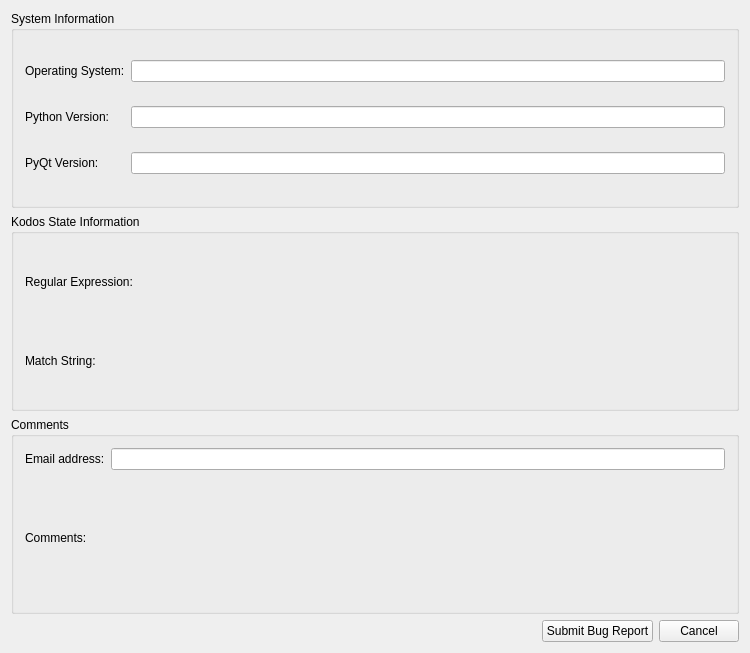
<?xml version="1.0" encoding="UTF-8"?>
<ui version="4.0">
 <class>reportBugBA</class>
 <widget class="QWidget" name="reportBugBA">
  <property name="geometry">
   <rect>
    <x>0</x>
    <y>0</y>
    <width>750</width>
    <height>653</height>
   </rect>
  </property>
  <property name="windowTitle">
   <string>Form1</string>
  </property>
  <layout class="QGridLayout">
   <property name="margin">
    <number>11</number>
   </property>
   <property name="spacing">
    <number>6</number>
   </property>
   <item row="3" column="0">
    <layout class="QHBoxLayout">
     <property name="spacing">
      <number>6</number>
     </property>
     <property name="margin">
      <number>0</number>
     </property>
     <item>
      <spacer name="Spacer1">
       <property name="orientation">
        <enum>Qt::Horizontal</enum>
       </property>
       <property name="sizeType">
        <enum>QSizePolicy::Expanding</enum>
       </property>
       <property name="sizeHint" stdset="0">
        <size>
         <width>20</width>
         <height>20</height>
        </size>
       </property>
      </spacer>
     </item>
     <item>
      <widget class="QPushButton" name="submitButton">
       <property name="text">
        <string>Submit Bug Report</string>
       </property>
      </widget>
     </item>
     <item>
      <widget class="QPushButton" name="cancelButton">
       <property name="text">
        <string>Cancel</string>
       </property>
      </widget>
     </item>
    </layout>
   </item>
   <item row="0" column="0">
    <widget class="QGroupBox" name="GroupBox5">
     <property name="title">
      <string>System Information</string>
     </property>
     <layout class="QGridLayout">
      <property name="margin">
       <number>11</number>
      </property>
      <property name="spacing">
       <number>6</number>
      </property>
      <item row="0" column="0">
       <widget class="QLabel" name="TextLabel1">
        <property name="text">
         <string>Operating System:</string>
        </property>
        <property name="wordWrap">
         <bool>false</bool>
        </property>
       </widget>
      </item>
      <item row="2" column="0">
       <widget class="QLabel" name="TextLabel3">
        <property name="text">
         <string>PyQt Version:</string>
        </property>
        <property name="wordWrap">
         <bool>false</bool>
        </property>
       </widget>
      </item>
      <item row="1" column="0">
       <widget class="QLabel" name="TextLabel2">
        <property name="text">
         <string>Python Version:</string>
        </property>
        <property name="wordWrap">
         <bool>false</bool>
        </property>
       </widget>
      </item>
      <item row="0" column="1">
       <widget class="QLineEdit" name="OSEdit"/>
      </item>
      <item row="1" column="1">
       <widget class="QLineEdit" name="pythonVersionEdit"/>
      </item>
      <item row="2" column="1">
       <widget class="QLineEdit" name="PyQtVersionEdit"/>
      </item>
     </layout>
    </widget>
   </item>
   <item row="1" column="0">
    <widget class="QGroupBox" name="GroupBox6">
     <property name="title">
      <string>Kodos State Information</string>
     </property>
     <layout class="QVBoxLayout" name="verticalLayout">
      <item>
       <layout class="QHBoxLayout" name="horizontalLayout">
        <item>
         <layout class="QVBoxLayout">
          <property name="spacing">
           <number>6</number>
          </property>
          <property name="margin">
           <number>0</number>
          </property>
          <item>
           <widget class="QLabel" name="TextLabel4">
            <property name="text">
             <string>Regular Expression:</string>
            </property>
            <property name="wordWrap">
             <bool>false</bool>
            </property>
           </widget>
          </item>
          <item>
           <widget class="QLabel" name="TextLabel5">
            <property name="text">
             <string>Match String:</string>
            </property>
            <property name="wordWrap">
             <bool>false</bool>
            </property>
           </widget>
          </item>
         </layout>
        </item>
        <item>
         <layout class="QVBoxLayout">
          <property name="spacing">
           <number>6</number>
          </property>
          <property name="margin">
           <number>0</number>
          </property>
          <item>
           <widget class="Q3MultiLineEdit" name="regexMultiLineEdit" native="true">
            <property name="readOnly" stdset="0">
             <bool>true</bool>
            </property>
           </widget>
          </item>
          <item>
           <widget class="Q3MultiLineEdit" name="stringMultiLineEdit" native="true">
            <property name="readOnly" stdset="0">
             <bool>true</bool>
            </property>
           </widget>
          </item>
         </layout>
        </item>
       </layout>
      </item>
     </layout>
    </widget>
   </item>
   <item row="2" column="0">
    <widget class="QGroupBox" name="GroupBox7">
     <property name="title">
      <string>Comments</string>
     </property>
     <layout class="QGridLayout">
      <property name="margin">
       <number>11</number>
      </property>
      <property name="spacing">
       <number>6</number>
      </property>
      <item row="0" column="0">
       <layout class="QGridLayout">
        <property name="margin">
         <number>0</number>
        </property>
        <property name="spacing">
         <number>6</number>
        </property>
        <item row="1" column="1">
         <widget class="Q3MultiLineEdit" name="commentsMultiLineEdit" native="true"/>
        </item>
        <item row="1" column="0">
         <widget class="QLabel" name="TextLabel3_2">
          <property name="text">
           <string>Comments:</string>
          </property>
          <property name="wordWrap">
           <bool>false</bool>
          </property>
         </widget>
        </item>
        <item row="0" column="1">
         <widget class="QLineEdit" name="emailAddressEdit"/>
        </item>
        <item row="0" column="0">
         <widget class="QLabel" name="TextLabel2_2">
          <property name="sizePolicy">
           <sizepolicy hsizetype="Minimum" vsizetype="Fixed">
            <horstretch>0</horstretch>
            <verstretch>0</verstretch>
           </sizepolicy>
          </property>
          <property name="text">
           <string>Email address:</string>
          </property>
          <property name="wordWrap">
           <bool>false</bool>
          </property>
         </widget>
        </item>
       </layout>
      </item>
     </layout>
    </widget>
   </item>
  </layout>
 </widget>
 <layoutdefault spacing="6" margin="11"/>
 <pixmapfunction>qPixmapFromMimeSource</pixmapfunction>
 <customwidgets>
  <customwidget>
   <class>Q3MultiLineEdit</class>
   <extends>QWidget</extends>
   <header>q3multilineedit.h</header>
  </customwidget>
 </customwidgets>
 <tabstops>
  <tabstop>OSEdit</tabstop>
  <tabstop>pythonVersionEdit</tabstop>
  <tabstop>PyQtVersionEdit</tabstop>
  <tabstop>emailAddressEdit</tabstop>
  <tabstop>commentsMultiLineEdit</tabstop>
  <tabstop>submitButton</tabstop>
  <tabstop>cancelButton</tabstop>
  <tabstop>regexMultiLineEdit</tabstop>
  <tabstop>stringMultiLineEdit</tabstop>
 </tabstops>
 <resources/>
 <connections>
  <connection>
   <sender>submitButton</sender>
   <signal>clicked()</signal>
   <receiver>reportBugBA</receiver>
   <slot>submit_slot()</slot>
   <hints>
    <hint type="sourcelabel">
     <x>20</x>
     <y>20</y>
    </hint>
    <hint type="destinationlabel">
     <x>20</x>
     <y>20</y>
    </hint>
   </hints>
  </connection>
  <connection>
   <sender>cancelButton</sender>
   <signal>clicked()</signal>
   <receiver>reportBugBA</receiver>
   <slot>cancel_slot()</slot>
   <hints>
    <hint type="sourcelabel">
     <x>20</x>
     <y>20</y>
    </hint>
    <hint type="destinationlabel">
     <x>20</x>
     <y>20</y>
    </hint>
   </hints>
  </connection>
 </connections>
</ui>
